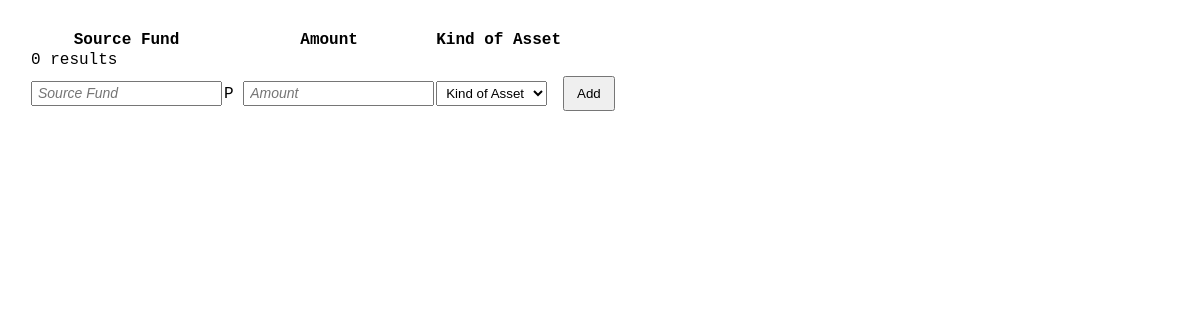
Before: /sourcefunds.php (signed in) with the older database file.
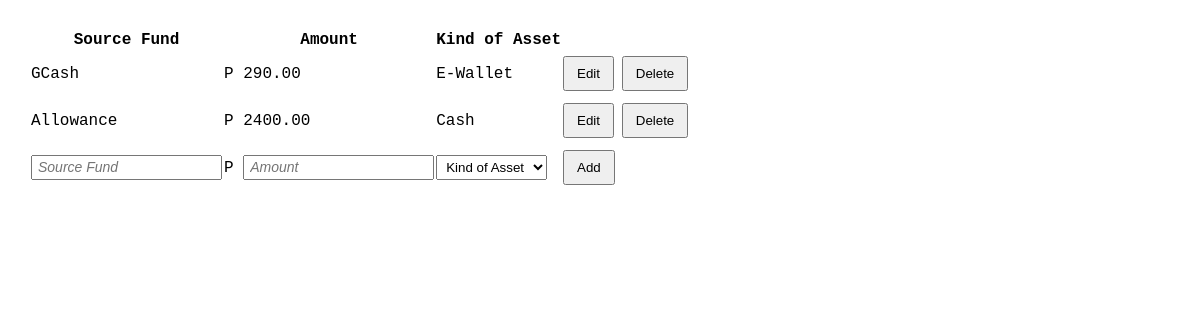
After: the same page with the newer database file.
### tables this page shows
CREATE TABLE `source_fund` (
  `id` int(11) NOT NULL,
  `user_id` int(11) NOT NULL,
  `name` varchar(255) NOT NULL,
  `amount` decimal(12,2) NOT NULL DEFAULT 0.00,
  `asset_id` int(11) NOT NULL
);

CREATE TABLE `assets` (
  `id` int(11) NOT NULL,
  `name` varchar(255) NOT NULL
);

### foreignkeys.php (called while the page is built, shortened)
<?php
    function getAssetType($conn, $id) {
        $sql = "SELECT `Name` FROM Assets WHERE `ID` = $id";
        $result = mysqli_query($conn, $sql);
        $row = mysqli_fetch_assoc($result);
        if ($row > 0) return $row["Name"];
        else return deleteLogs($conn, $id);
    }
?>

### sourcefunds.php (the view, shortened to what this page needs)
<?php
    include_once("connect.php");
    include_once("foreignkeys.php");
    $editID = 0;
    $page = "";
    $id = $_SESSION["id"];
    $sql = "SELECT `ID`, `Name`, `Amount`, `Asset_ID` FROM Source_Fund WHERE `User_ID` = $id";
    $result = mysqli_query($conn, $sql);
    echo '<table>';
    echo '<tr><th>Source Fund</th>';
    echo '<th>Amount</th>';
    echo '<th>Kind of Asset</th></tr>';
    if (mysqli_num_rows($result) > 0) {
        while($row = mysqli_fetch_assoc($result)) {
            $assetType = getAssetType($conn, $row["Asset_ID"]);
            if ($page == "sourceFunds" && $row["ID"] == $editID) {
                echo '<form action="update.php" method="POST">';
                    echo '<input type="hidden" name="edit_ID" value="' . $row["ID"] . '">';
                    echo '<tr><td><input type="text" name="name" value="' . $row["Name"] . '" /></td>';
                    echo '<td>P ' . $row["Amount"] . '</td>';
                    echo '<td><select name="type" required>';
                    $ctr = 1;
                    foreach (assets($conn) as $asset) {
                        if ($assetType == $asset) echo '<option value="'. $ctr++ . '" selected>' . $asset . '</option>';
                        else echo '<option value="'. $ctr++ . '">' . $asset . '</option>';
                    }
                    echo '</select></td>';
                    echo '<td><button type="submit" name="sourceFunds">Update</button></td>';
                    echo '<td><button name="cancel">Cancel</button></td></tr>';
                echo '</form>';
            } else {
                echo '<tr><td>' . $row["Name"] . '</td>';
                echo '<td>P ' . $row["Amount"] . '</td>';
                echo '<td>' . $assetType . '</td>';
                echo '<td><a style="text-decoration: none; color: inherit;" href="edit.php?id=' . $row["ID"] . '&page=sourceFunds"><button name="sourceFunds">Edit</button></a></td>';
                echo '<td><a style="text-decoration: none; color: inherit;" href="delete.php?id=' . $row["ID"] . '&page=sourceFunds"><button name="sourceFunds">Delete</button></a></td></tr>';
            }
        }
    } else {
        echo '<tr><td colspan="3">0 results</td></tr>';
    }
?>
<!DOCTYPE html>
<html lang="en">
    <head>
        <link rel="stylesheet" href="styles.css">
    </head>
    <body>
        <form action="insert.php" method="POST">
            <?php
                echo '<tr><td><input type="text" name="name" placeholder="Source Fund" required /></td>';
                echo '<td>P <input type="text" name="amount" placeholder="Amount" required /></td>';
                echo '<td><select name="type" required>';
                echo '<option class="placeholder" value="0" selected disabled hidden>Kind of Asset</option>';
                echo '</select></td>';
                echo '<td><button type="submit" name="sourceFunds">Add</button></td></tr>';
            ?>
        </form></table>
    </body>
</html>

Changed rows visible on the page:
added source_fund: name "GCash", amount "290.00", asset.name "E-Wallet"
added source_fund: name "Allowance", amount "2400.00", asset.name "Cash"
Other visible differences:
text no longer shown: "0 results"
